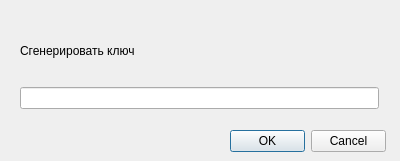
<?xml version="1.0" encoding="UTF-8"?>
<ui version="4.0">
 <class>GenerateKey</class>
 <widget class="QDialog" name="GenerateKey">
  <property name="geometry">
   <rect>
    <x>0</x>
    <y>0</y>
    <width>400</width>
    <height>161</height>
   </rect>
  </property>
  <property name="windowTitle">
   <string>GenerateKey</string>
  </property>
  <widget class="QDialogButtonBox" name="buttonBox">
   <property name="geometry">
    <rect>
     <x>230</x>
     <y>130</y>
     <width>156</width>
     <height>23</height>
    </rect>
   </property>
   <property name="standardButtons">
    <set>QDialogButtonBox::Cancel|QDialogButtonBox::Ok</set>
   </property>
  </widget>
  <widget class="QWidget" name="verticalLayoutWidget">
   <property name="geometry">
    <rect>
     <x>9</x>
     <y>9</y>
     <width>381</width>
     <height>111</height>
    </rect>
   </property>
   <layout class="QVBoxLayout" name="verticalLayout">
    <item>
     <widget class="QLabel" name="label">
      <property name="text">
       <string>Сгенерировать ключ</string>
      </property>
     </widget>
    </item>
    <item>
     <widget class="QLineEdit" name="keyPathLineEdit"/>
    </item>
   </layout>
  </widget>
 </widget>
 <layoutdefault spacing="6" margin="11"/>
 <resources/>
 <connections/>
</ui>
